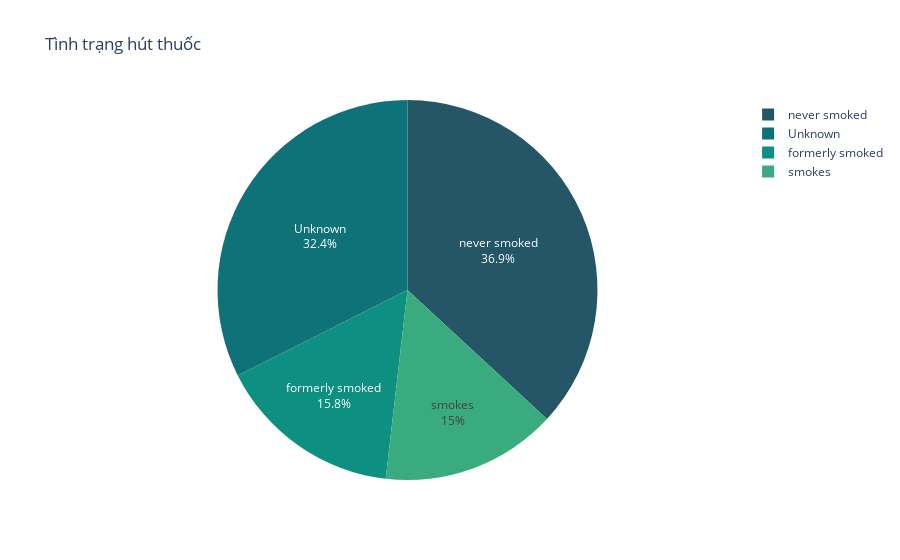

Here is the notebook cell this chart was saved with:
### Code cell
smoking_status = dict(data_raw['smoking_status'].value_counts())

fig = px.pie(names = smoking_status.keys(),values = smoking_status.values(),title = 'Tình trạng hút thuốc',color_discrete_sequence=px.colors.sequential.Aggrnyl)
fig.update_traces(textposition='inside', textinfo='percent+label')

### Figure 1 — Plotly figure (JSON) as saved in the notebook; plotly's stock layout.template omitted (floating-point values rounded to 4 significant figures)
{"data": [{"domain": {"x": [0, 1], "y": [0, 1]}, "hovertemplate": "label=%{label}<br>value=%{value}<extra></extra>", "labels": ["never smoked", "Unknown", "formerly smoked", "smokes"], "legendgroup": "", "name": "", "showlegend": true, "textinfo": "percent+label", "textposition": "inside", "type": "pie", "values": [1571, 1381, 671, 637]}], "layout": {"legend": {"tracegroupgap": 0}, "piecolorway": ["rgb(36, 86, 104)", "rgb(15, 114, 121)", "rgb(13, 143, 129)", "rgb(57, 171, 126)", "rgb(110, 197, 116)", "rgb(169, 220, 103)", "rgb(237, 239, 93)"], "title": {"text": "Tình trạng hút thuốc"}}}
